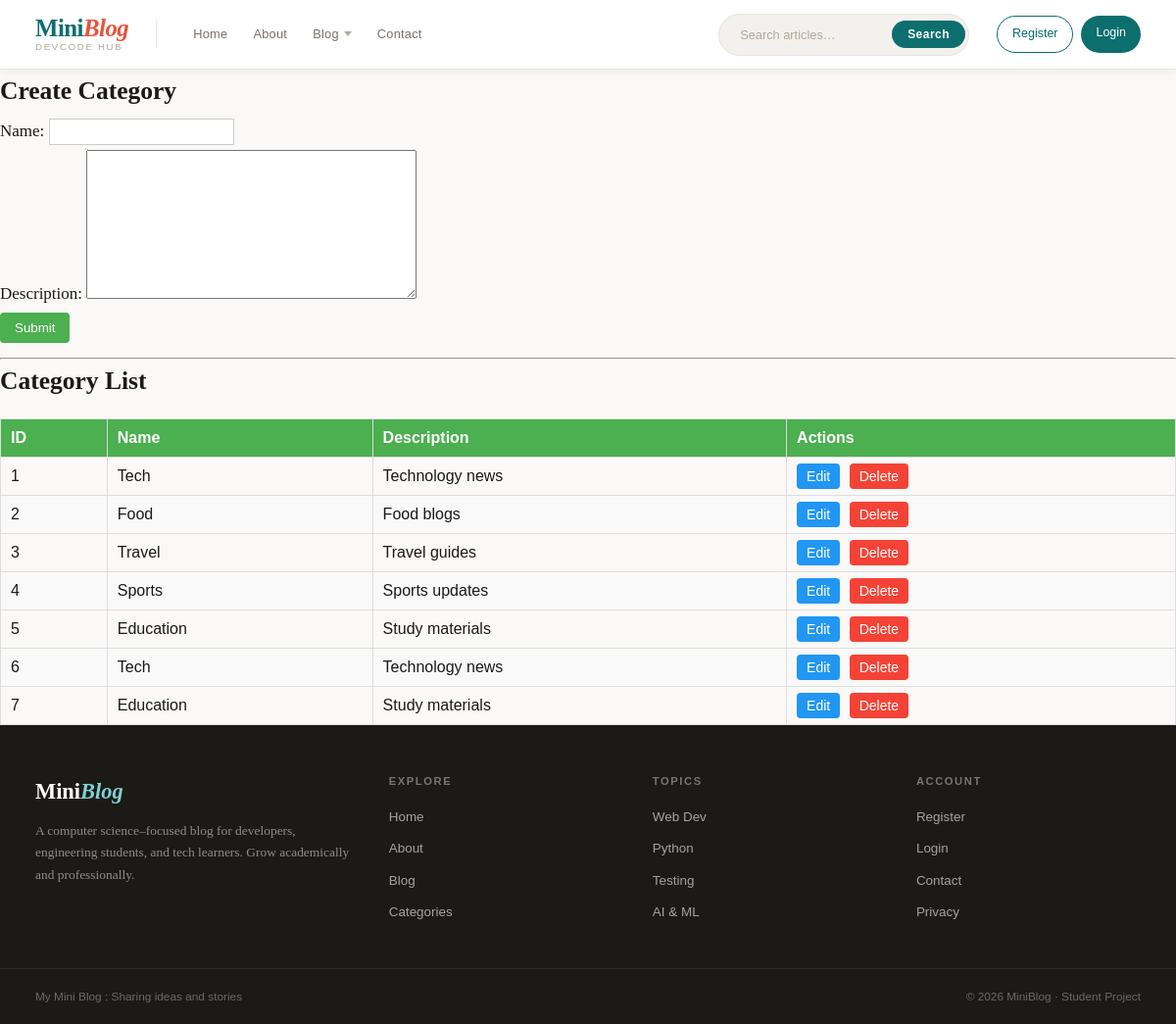
Page /category/ on the earlier database version.
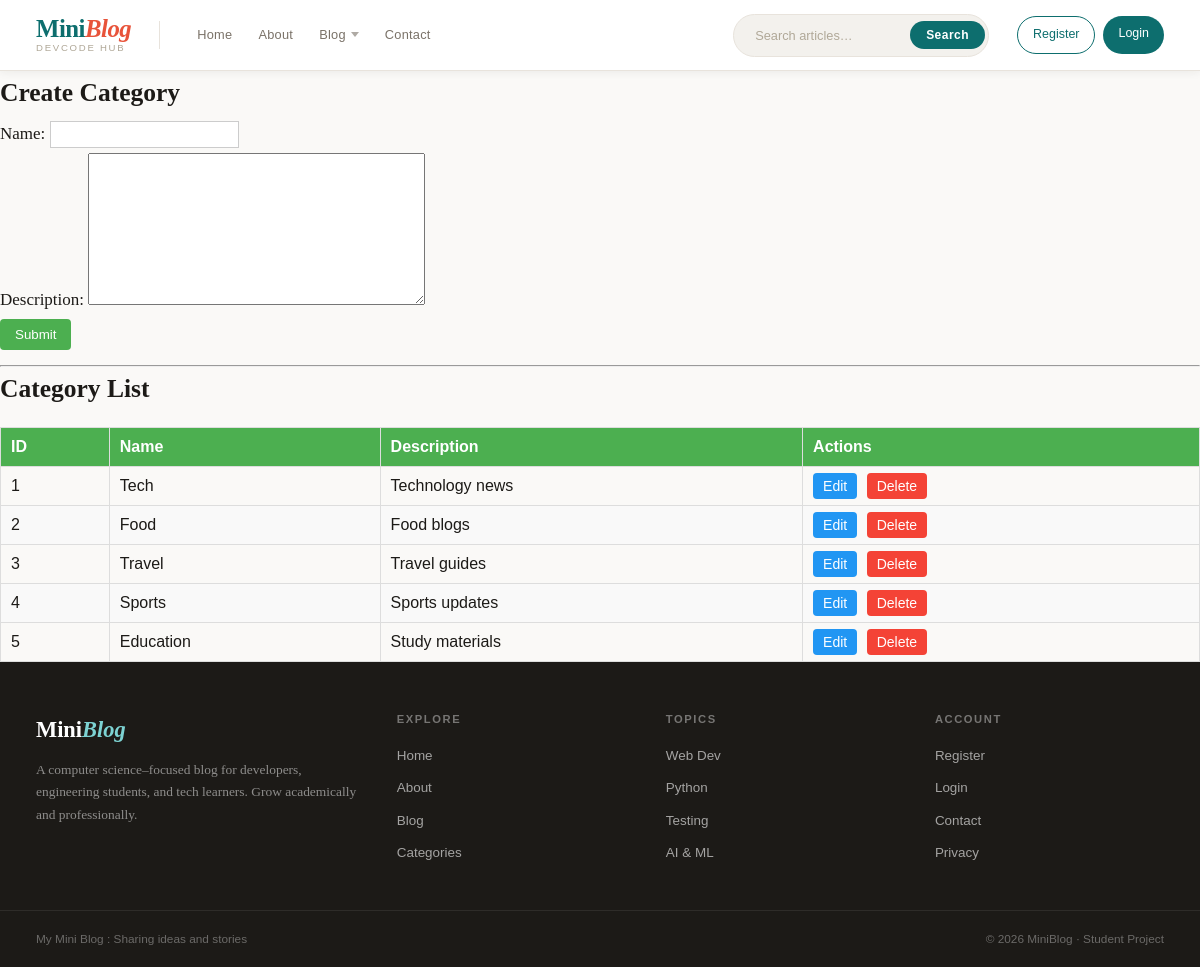
Same page on the later database version.
### blog/models.py (models this page shows, shortened)
class Category(models.Model):
    name = models.CharField(max_length=100)
    description = models.TextField()

### blog/views.py (the view)
# urls.py: path('category/', views.category_view, name="category"),
def category_view(request):
    form = CategoryForm()
    result = ""
    if request.method == "POST":
        form = CategoryForm(request.POST)
        if form.is_valid():
            form.save()
            result = "Category Saved Successfully"
            form = CategoryForm()
    data = Category.objects.all()
    return render(request, "category.html", {
        "form": form,
        "data": data,
        "result": result
    })

### blog/forms.py
class CategoryForm(forms.ModelForm):
    class Meta:
        model = Category
        fields = '__all__'

### blog/context_processors.py (called while the page is built)
def blog_info(request):
    return {
        'blog_title': 'My Mini Blog',
        'blog_tagline': 'Sharing ideas and stories'
    }

### Templates/category.html (shortened to what this page needs)
{% extends 'base.html' %}
{% block content %}
<h2>Create Category</h2>
<form method="POST">
    {{ form.as_p }}
    <input type="submit" value="Submit" class="btn-submit">
</form>
<hr>
<h2>Category List</h2>
<table class="category-table">
    <thead>
        <tr>
            <th>ID</th>
            <th>Name</th>
            <th>Description</th>
            <th>Actions</th>
        </tr>
    </thead>
    <tbody>
        {% for item in data %}
        <tr>
            <td>{{ item.id }}</td>
            <td>{{ item.name }}</td>
            <td>{{ item.description }}</td>
            <td>
                <a href="{% url 'edit_category' item.id %}" class="btn-edit">Edit</a>
                <a href="{% url 'delete_category' item.id %}" class="btn-delete">Delete</a>
            </td>
        </tr>
        {% endfor %}
    </tbody>
</table>
{% endblock %}

### Templates/base.html (shortened to what this page needs)
{% load static %}
<html>
<head>
  <link rel="stylesheet" href="{% static 'css/base.css' %}" />
</head>
<body>
  <header>
    <div class="header-inner">
      <a href="{% url 'home' %}" class="logo">
        <span class="logo-main">Mini<em>Blog</em></span>
        <span class="logo-sub">DevCode Hub</span>
      </a>
      <nav>
        <a href="{% url 'home' %}"   {% if request.resolver_match.url_name == 'home'   %}class="active"{% endif %}>Home</a>
        <a href="{% url 'about' %}"  {% if request.resolver_match.url_name == 'about'  %}class="active"{% endif %}>About</a>
        <div class="dropdown">
          <a href="">Blog</a>
        </div>
        <a href="{% url 'contact' %}" {% if request.resolver_match.url_name == 'contact' %}class="active"{% endif %}>Contact</a>
      </nav>
      <form class="search-form" method="get" action="">
        <input type="text" name="q" placeholder="Search articles…" value="" />
        <button type="submit">Search</button>
      </form>
      <div class="nav-auth">
        {% if user.is_authenticated %}
          <a href="" class="btn-reg">Logout</a>
        {% else %}
          <a href="" class="btn-reg">Register</a>
          <a href=""    class="btn-login">Login</a>
        {% endif %}
      </div>
    </div>
  </header>
  {% block content %}{% endblock %}
  <footer>
    <div class="footer-top">
      <div class="footer-brand">
        <div class="f-logo">Mini<em>Blog</em></div>
        <p>A computer science–focused blog for developers, engineering students, and tech learners. Grow academically and professionally.</p>
      </div>
      <div class="footer-col">
        <h4>Explore</h4>
        <a href="{% url 'home' %}">Home</a>
        <a href="{% url 'about' %}">About</a>
        <a href="">Blog</a>
        <a href="">Categories</a>
      </div>
      <div class="footer-col">
        <h4>Topics</h4>
        <a href="#">Web Dev</a>
        <a href="#">Python</a>
        <a href="#">Testing</a>
        <a href="#">AI &amp; ML</a>
      </div>
      <div class="footer-col">
        <h4>Account</h4>
        <a href="">Register</a>
        <a href="">Login</a>
        <a href="">Contact</a>
        <a href="#">Privacy</a>
      </div>
    </div>
    <div class="footer-bottom">
      <span>{{ blog_title }} : {{ blog_tagline }}</span>
      <span>© 2026 MiniBlog · Student Project</span>
    </div>
  </footer>
</body>
</html>

### Templates/category.html (style rules this page uses)
.category-table { width: 100%; border-collapse: collapse; margin-top: 15px; font-family: Arial, sans-serif; }
.category-table th, .category-table td { border: 1px solid #ddd; padding: 10px; text-align: left; }
.category-table th { background-color: #4CAF50; color: white; }
.category-table tr:nth-child(even) { background-color: #f9f9f9; }
.btn-edit, .btn-delete { padding: 5px 10px; text-decoration: none; border-radius: 4px; font-size: 14px; }
.btn-edit { background-color: #2196F3; color: white; }
.btn-delete { background-color: #f44336; color: white; margin-left: 5px; }
.btn-submit { background-color: #4CAF50; color: white; padding: 8px 15px; border: none; border-radius: 4px; cursor: pointer; }

Differences in the rows shown:
removed Category: id "6", name "Tech", description "Technology news"
removed Category: id "7", name "Education", description "Study materials"
